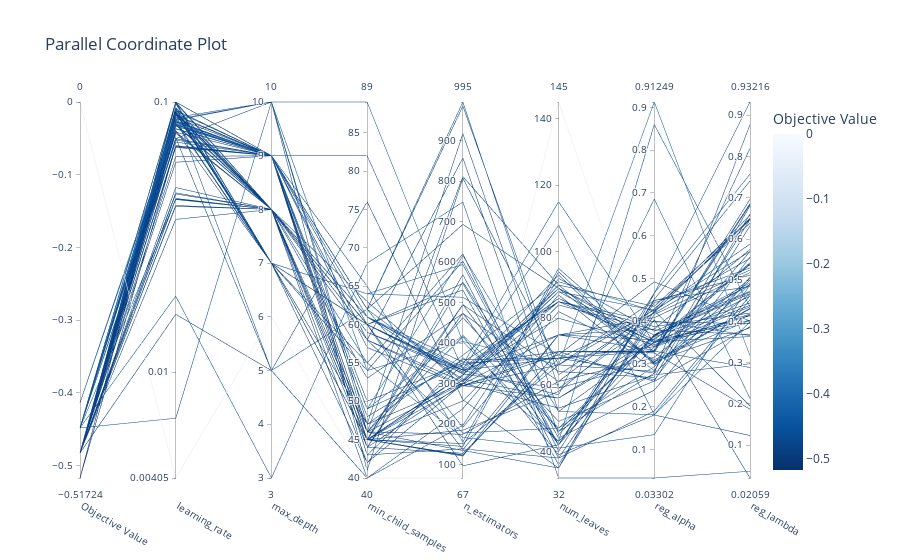

Notebook cell for this chart:
### Code cell
plot_parallel_coordinate(study)
